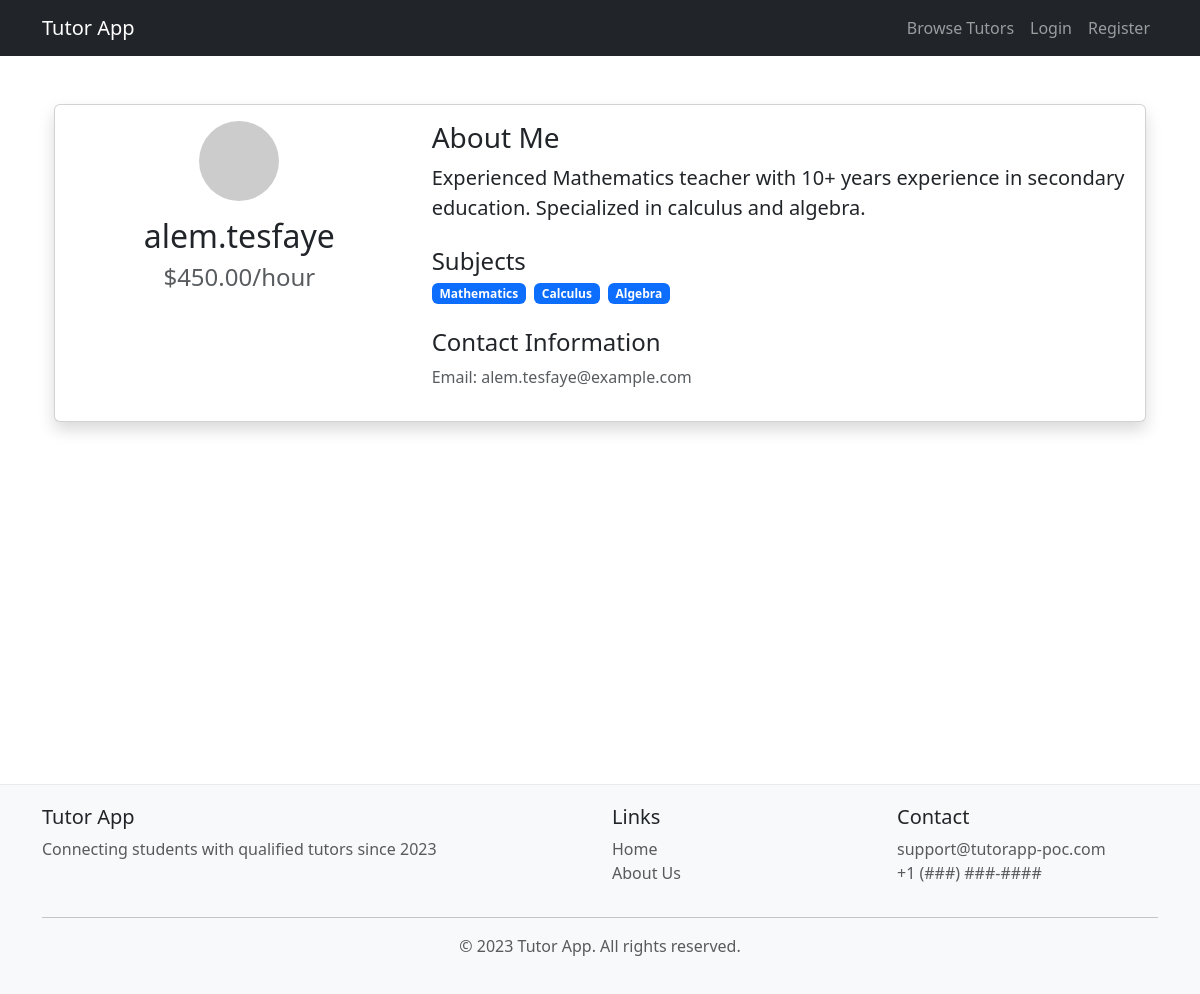
Page /tutors/alem.tesfaye/ on the committed database.
### accounts/models.py (models this page shows, shortened)
class TutorProfile(models.Model):
    user = models.OneToOneField(CustomUser, on_delete=models.CASCADE, related_name='tutor_profile')
    bio = models.TextField(max_length=500, blank=True)
    subjects = models.CharField(max_length=200)
    hourly_rate = models.DecimalField(max_digits=6, decimal_places=2, default=0.00 )
    created_at = models.DateTimeField(auto_now_add=True)
    @property
    def subjects_list(self):
        return [s.strip() for s in self.subjects.split(',') if s.strip()]

class CustomUser(AbstractUser):
    USER_TYPES = (
        ('student', 'Student'),
        ('tutor', 'Tutor'),
    )
    first_name = models.CharField(max_length=30)
    last_name = models.CharField(max_length=30)
    user_type = models.CharField(max_length=10, choices=USER_TYPES, default='student')

### tutors/views.py (the view)
# urls.py: path('tutors/<str:username>/', TutorDetailView, name='tutor_detail'),
def TutorDetailView(request, username):
    custom_tutor = get_object_or_404(CustomUser, username=username)
    tutor = get_object_or_404(TutorProfile, user=custom_tutor)
    return render(request, 'tutor_detail.html', {'tutor': tutor})

### tutors/templates/tutor_detail.html (shortened to what this page needs)
{% extends 'base.html' %}
{% block content %}
<div class="container mt-4">
    <div class="card shadow">
        <div class="card-body">
            <div class="row">
                <div class="col-md-4 text-center">
                    <img src="https://ui-avatars.com/api/?name={{tutor.user.username}}&size=150"
                         class="rounded-circle mb-3"
                         alt="{{ tutor.user.username }}">
                    <h2>{{ tutor.user.username }}</h2>
                    <h4 class="text-muted">${{ tutor.hourly_rate }}/hour</h4>
                </div>
                <div class="col-md-8">
                    <h3>About Me</h3>
                    <p class="lead">{{ tutor.bio }}</p>
                    <div class="mt-4">
                        <h4>Subjects</h4>
                        <div class="d-flex flex-wrap gap-2">
                            {% for subject in tutor.subjects_list %}
                            <span class="badge bg-primary">{{ subject }}</span>
                            {% endfor %}
                        </div>
                    </div>
                    <div class="mt-4">
                        <h4>Contact Information</h4>
                        <p class="text-muted">Email: {{ tutor.user.email }}</p>
                    </div>
                </div>
            </div>
        </div>
    </div>
</div>
{% endblock %}

### rows in the picture
TutorProfile: user.username "alem.tesfaye", hourly_rate "450.00", bio "Experienced Mathematics teacher with 10+ years experience in secondary education. Specialized in calculus and algebra.", user.email "alem.tesfaye@example.com"

### other values in the picture
{{ subject }} "Mathematics" "Calculus" "Algebra"
